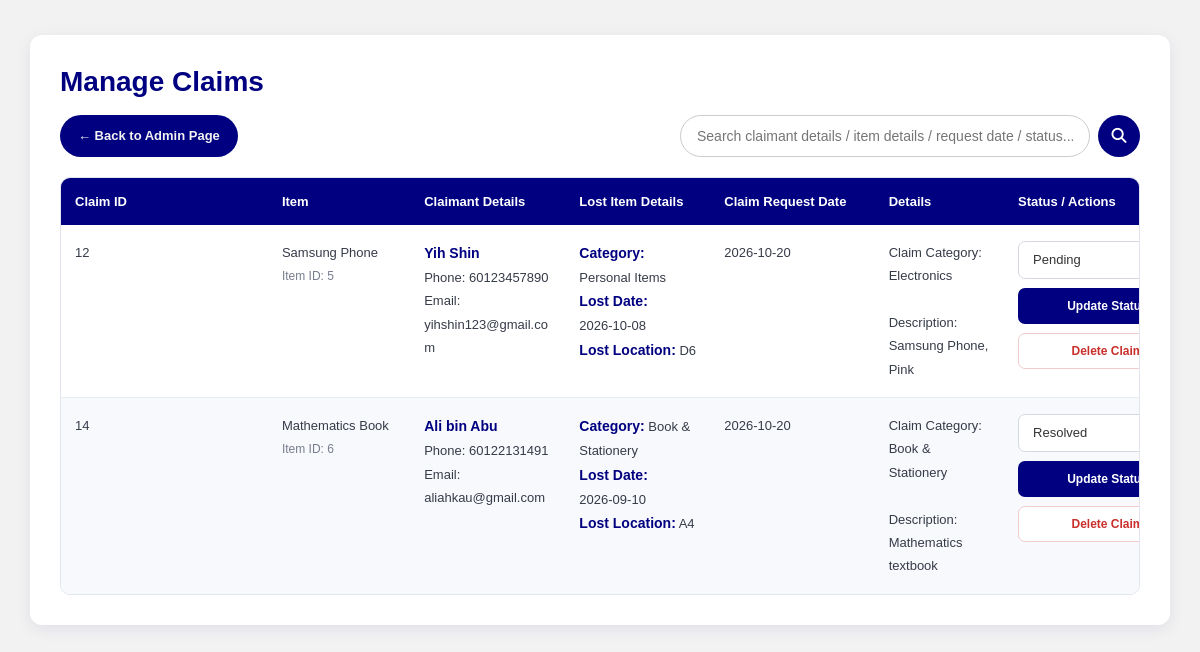
The page /admin_claims.php (signed in) on the database its author committed.
### tables this page shows
CREATE TABLE `claim` (
  `Claim_ID` int(11) NOT NULL,
  `Item_ID` int(11) NOT NULL,
  `Claimant_ID` int(11) DEFAULT NULL,
  `ClaimDate` date DEFAULT NULL,
  `ClaimStatus` varchar(20) DEFAULT NULL,
  `ClaimDescription` text DEFAULT NULL
);

CREATE TABLE `item` (
  `Item_ID` int(11) NOT NULL,
  `ItemName` varchar(150) NOT NULL,
  `ItemImage` mediumblob DEFAULT NULL,
  `ItemCategory` varchar(50) DEFAULT NULL,
  `ItemDescription` text DEFAULT NULL,
  `ItemStatus` varchar(20) DEFAULT NULL,
  `Finder_ID` int(11) DEFAULT NULL
);

CREATE TABLE `claimant` (
  `Claimant_ID` int(11) NOT NULL,
  `ClaimantName` varchar(150) NOT NULL,
  `ClaimantContact` varchar(100) DEFAULT NULL,
  `ClaimantEmail` varchar(100) DEFAULT NULL,
  `LostDate` date DEFAULT NULL,
  `LostLocation` varchar(200) DEFAULT NULL
);

### admin_claims.php (the view, shortened to what this page needs)
<?php
$conn = get_db_connection();
$conn->set_charset("utf8mb4");
function claimEscape($value): string
{
    return htmlspecialchars(
        (string)$value,
        ENT_QUOTES | ENT_SUBSTITUTE,
        "UTF-8"
    );
}
$search = trim($_GET["search"] ?? "");
$sql = "
    SELECT
        c.Claim_ID,
        c.Item_ID,
        c.ClaimDate,
        c.ClaimStatus,
        c.ClaimDescription,
        i.ItemName,
        i.ItemCategory,
        cl.Claimant_ID,
        cl.ClaimantName,
        cl.ClaimantContact,
        cl.ClaimantEmail,
        cl.LostDate,
        cl.LostLocation
    FROM `claim` AS c
    INNER JOIN item AS i
        ON c.Item_ID = i.Item_ID
    INNER JOIN claimant AS cl
        ON c.Claimant_ID = cl.Claimant_ID
    WHERE 1=1
";
$sql .= "
    ORDER BY
        CASE
            WHEN c.ClaimStatus = 'Pending' THEN 0
            ELSE 1
        END,
        c.ClaimDate DESC,
        c.Claim_ID DESC
";
$stmt = $conn->prepare($sql);
$stmt->execute();
$result = $stmt->get_result();
?>
<!DOCTYPE html>
<html lang="en">
<head>
    <link rel="stylesheet" href="admin_style.css">
    <link rel="stylesheet" href="https://cdnjs.cloudflare.com/ajax/libs/font-awesome/6.5.2/css/all.min.css">
</head>
<body>
<div class="claims-container">
    <div class="claims-header">
        <h2>Manage Claims</h2>
        <div class="claims-toolbar">
            <a href="admin.php" class="back-link">
                &larr; Back to Admin Page
            </a>
            <form action="admin_claims.php" method="GET" class="claims-search-form">
                <input type="text"
                    name="search"
                    placeholder="Search claimant details / item details / request date / status..."
                    value="<?= claimEscape($search) ?>">
                <button type="submit">
                    <i class="fa-solid fa-magnifying-glass"></i>
                </button>
            </form>
        </div>
    </div>
    <div class="claims-table-wrapper">
        <table class="claims-table">
            <thead>
                <tr>
                    <th>Claim ID</th>
                    <th>Item</th>
                    <th>Claimant Details</th>
                    <th>Lost Item Details</th>
                    <th>Claim Request Date</th>
                    <th>Details</th>
                    <th>Status / Actions</th>
                </tr>
            </thead>
            <tbody>
            <?php if ($result->num_rows === 0): ?>
                <tr>
                    <td colspan="7">
                        <?php if ($search !== ""): ?>
                            No claims match "<strong><?= claimEscape($search) ?></strong>".
                            <a href="admin_claims.php">Show all</a>
                        <?php else: ?>
                            No claim records found.
                        <?php endif; ?>
                    </td>
                </tr>
            <?php else: ?>
                <?php while ($row = $result->fetch_assoc()): ?>
                    <tr>
                        <td>
                            <?= claimEscape($row["Claim_ID"]) ?>
                        </td>
                        <td>
                            <?= claimEscape($row["ItemName"]) ?>
                            <br>
                            <small>
                                Item ID:
                                <?= claimEscape($row["Item_ID"]) ?>
                            </small>
                        </td>
                        <td>
                            <strong>
                                <?= claimEscape($row["ClaimantName"]) ?>
                            </strong>
                            <br>
                            Phone:
                            <?= claimEscape($row["ClaimantContact"]) ?>
                            <br>
                            Email:
                            <?= claimEscape($row["ClaimantEmail"]) ?>
                        </td>
                        <td>
                            <strong>Category:</strong>
                            <?= claimEscape($row["ItemCategory"]) ?>
                            <br>
                            <strong>Lost Date:<br/></strong>
                            <?= claimEscape($row["LostDate"]) ?>
                            <br>
                            <strong>Lost Location:</strong>
                            <?= claimEscape($row["LostLocation"]) ?>
                        </td>
                        <td>
                            <?= claimEscape($row["ClaimDate"]) ?>
                        </td>
                        <td class="claim-description">
                            <?= nl2br(htmlspecialchars($row["ClaimDescription"] ?? '', ENT_QUOTES, 'UTF-8')) ?>
                        </td>
                        <td>
                            <form method="POST" class="status-form">
                                <select name="status">
                                    <?php
                                    $statuses = [ "Pending", "Resolved"];
                                    foreach ($statuses as $status):
                                    ?>
                                        <option
                                            value="<?= claimEscape($status) ?>"
                                            <?= $row["ClaimStatus"] === $status
                                                ? "selected"
                                                : "" ?>
                                        >
                                            <?= claimEscape($status) ?>
                                        </option>
                                    <?php endforeach; ?>
                                </select>
                                <button type="submit"> Update Status </button>
                            </form>
                            <form
                                method="POST"
                                onsubmit="return confirm('Are you sure you want to delete this claim record?');"
                            >
                                <button type="submit" class="delete-button"> Delete Claim </button>
                            </form>
                        </td>
                    </tr>
                <?php endwhile; ?>
            <?php endif; ?>
            </tbody>
        </table>
    </div>
</div>
</body>
</html>

### admin_style.css (style rules this page uses)
* { margin: 0; padding: 0; box-sizing: border-box; font-family: Arial, sans-serif; }
body { min-height: 100vh; background-color: #f2f2f2; }
table { width: 100%; border-collapse: collapse; min-width: 900px; }
thead { background-color: #000080; }
th { padding: 15px 10px; color: #fff; font-size: 14px; text-align: center; white-space: nowrap; }
td { padding: 15px 10px; border-bottom: 1px solid #ddd; font-size: 14px; color: #333; text-align: center; vertical-align: middle; }
th:nth-child(1), td:nth-child(1) { width: 16%; }
th:nth-child(2), td:nth-child(2) { width: 11%; }
th:nth-child(3), td:nth-child(3) { width: 12%; }
th:nth-child(4), td:nth-child(4) { width: 9%; }
th:nth-child(5), td:nth-child(5) { width: 10%; }
th:nth-child(6), td:nth-child(6) { width: 10%; }
th:nth-child(7), td:nth-child(7) { width: 16%; }
td input[type="text"], td input[type="date"], td select, td textarea { width: 100%; max-width: 100%; padding: 8px; border: 1px solid #ccc; border-radius: 5px; font-size: 14px; box-sizing: border-box; }
td input[type="text"], td input[type="date"], td select { height: 35px; }
.claims-container { width: 95%; max-width: 1500px; margin: 35px auto; padding: 30px; background-color: #fff; border-radius: 12px; box-shadow: 0 4px 16px rgba(0, 0, 128, 0.08); }
.claims-header { margin-bottom: 20px; }
.claims-header h2 { margin: 0 0 16px 0; font-size: 28px; color: #000080; line-height: 1.2; }
.claims-toolbar { display: flex; justify-content: space-between; align-items: center; gap: 20px; flex-wrap: wrap; }
.claims-toolbar .back-link { display: inline-flex; align-items: center; height: 42px; padding: 0 18px; margin: 0; background-color: #000080; color: #f2f2f2; border: none; border-radius: 21px; font-size: 13px; font-weight: bold; text-decoration: none; white-space: nowrap; transition: background-color 0.2s ease; }
.claims-search-form { display: flex; align-items: center; gap: 8px; flex: 1; max-width: 460px; min-width: 260px; }
.claims-search-form input[type="text"] { flex: 1; height: 42px; padding: 0 16px; border: 1px solid #ccc; border-radius: 21px; font-size: 14px; outline: none; transition: border-color 0.2s ease, box-shadow 0.2s ease; }
.claims-search-form button { width: 42px; height: 42px; border: none; border-radius: 50%; background-color: #000080; color: #fff; font-size: 15px; cursor: pointer; display: flex; justify-content: center; align-items: center; transition: background-color 0.2s ease; }
.claims-container .claims-table-wrapper { width: 100%; overflow-x: auto; border: 1px solid #e2e5ed; border-radius: 10px; }
.claims-container table.claims-table { width: 100%; min-width: 1150px; border-collapse: separate; border-spacing: 0; background-color: #fff; }
.claims-container .claims-table thead { background-color: #000080; }
.claims-container .claims-table th { padding: 16px 14px; background-color: #000080; color: #fff; font-size: 13px; font-weight: bold; text-align: left; white-space: nowrap; border: none; }
.claims-container .claims-table td { padding: 16px 14px; color: #363b48; font-size: 13px; line-height: 1.8; text-align: left; vertical-align: top; border: none; border-bottom: 1px solid #e9ebf2; overflow-wrap: anywhere; }
.claims-container .claims-table tbody tr:nth-child(even) { background-color: #f8f9fc; }
.claims-container .claims-table tbody tr:last-child td { border-bottom: none; }
.claims-container .claims-table td strong { color: #000080; font-size: 14px; }
.claims-container .claims-table small { color: #777d8d; font-size: 12px; }
.claims-container .status-form { display: flex; flex-direction: column; gap: 9px; min-width: 145px; }
.claims-container .status-form select { width: 100%; min-height: 38px; padding: 8px 10px; border: 1px solid #d5d8e2; border-radius: 7px; background-color: #fff; color: #333; font-size: 13px; }
.claims-container .status-form button { width: 100%; min-height: 36px; padding: 8px 10px; border: none; border-radius: 7px; background-color: #000080; color: #fff; font-size: 12px; font-weight: bold; cursor: pointer; transition: background-color 0.2s ease; }
.claims-container .delete-button { width: 100%; min-height: 36px; padding: 8px 10px; margin-top: 9px; border: 1px solid #f0cccc; border-radius: 7px; background-color: #fff; color: #c9302c; font-size: 12px; font-weight: bold; cursor: pointer; transition: all 0.2s ease; }

### rows shown on the page
claim: Claim_ID "12", Item_ID.ItemName "Samsung Phone", Item_ID "5", Claimant_ID.ClaimantName "Yih Shin", Claimant_ID.ClaimantContact "60123457890", Claimant_ID.ClaimantEmail "yihshin123@gmail.com", Item_ID.ItemCategory "Personal Items", Claimant_ID.LostDate "2026-10-08", Claimant_ID.LostLocation "D6", ClaimDate "2026-10-20", ClaimDescription "Claim Category: Electronics Description: Samsung Phone, Pink"
claim: Claim_ID "14", Item_ID.ItemName "Mathematics Book", Item_ID "6", Claimant_ID.ClaimantName "Ali bin Abu", Claimant_ID.ClaimantContact "60122131491", Claimant_ID.ClaimantEmail "aliahkau@gmail.com", Item_ID.ItemCategory "Book & Stationery", Claimant_ID.LostDate "2026-09-10", Claimant_ID.LostLocation "A4", ClaimDate "2026-10-20", ClaimDescription "Claim Category: Book & Stationery Description: Mathematics textbook"

### other values the page prints
form field status "Pending"
form field status "Resolved"
